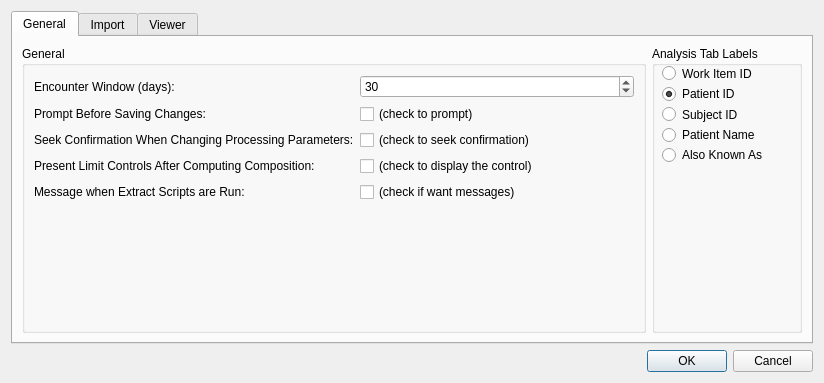
<?xml version="1.0" encoding="UTF-8"?>
<ui version="4.0">
 <class>systemPreferences</class>
 <widget class="QDialog" name="systemPreferences">
  <property name="geometry">
   <rect>
    <x>0</x>
    <y>0</y>
    <width>824</width>
    <height>383</height>
   </rect>
  </property>
  <property name="sizePolicy">
   <sizepolicy hsizetype="Expanding" vsizetype="Expanding">
    <horstretch>0</horstretch>
    <verstretch>0</verstretch>
   </sizepolicy>
  </property>
  <property name="windowTitle">
   <string>System Preferences</string>
  </property>
  <layout class="QGridLayout" name="gridLayout">
   <item row="2" column="0">
    <widget class="QDialogButtonBox" name="buttonBox">
     <property name="orientation">
      <enum>Qt::Horizontal</enum>
     </property>
     <property name="standardButtons">
      <set>QDialogButtonBox::Cancel|QDialogButtonBox::Ok</set>
     </property>
    </widget>
   </item>
   <item row="1" column="0">
    <widget class="QTabWidget" name="tabWidget">
     <property name="currentIndex">
      <number>0</number>
     </property>
     <widget class="QWidget" name="generalTab">
      <attribute name="title">
       <string>General</string>
      </attribute>
      <layout class="QGridLayout" name="gridLayout_2">
       <item row="0" column="1">
        <widget class="QGroupBox" name="analysisTabLabelsGroupBox">
         <property name="minimumSize">
          <size>
           <width>150</width>
           <height>0</height>
          </size>
         </property>
         <property name="maximumSize">
          <size>
           <width>16777215</width>
           <height>16777215</height>
          </size>
         </property>
         <property name="title">
          <string>Analysis Tab Labels</string>
         </property>
         <widget class="QWidget" name="layoutWidget">
          <property name="geometry">
           <rect>
            <x>10</x>
            <y>20</y>
            <width>116</width>
            <height>96</height>
           </rect>
          </property>
          <layout class="QVBoxLayout" name="analysisTabLabelsVerticalLayout">
           <item>
            <widget class="QRadioButton" name="labelTabsWithWorkItemID">
             <property name="text">
              <string>Work Item ID</string>
             </property>
            </widget>
           </item>
           <item>
            <widget class="QRadioButton" name="labelTabsWithIndividualID">
             <property name="text">
              <string>Patient ID</string>
             </property>
             <property name="checked">
              <bool>true</bool>
             </property>
            </widget>
           </item>
           <item>
            <widget class="QRadioButton" name="labelTabsWithSubjectID">
             <property name="text">
              <string>Subject ID</string>
             </property>
            </widget>
           </item>
           <item>
            <widget class="QRadioButton" name="labelTabsWithPatientName">
             <property name="text">
              <string>Patient Name</string>
             </property>
            </widget>
           </item>
           <item>
            <widget class="QRadioButton" name="labelTabsWithAlsoKnownAs">
             <property name="text">
              <string>Also Known As</string>
             </property>
            </widget>
           </item>
          </layout>
         </widget>
        </widget>
       </item>
       <item row="0" column="0">
        <widget class="QGroupBox" name="generalGroupBox">
         <property name="title">
          <string>General</string>
         </property>
         <layout class="QFormLayout" name="formLayout_2">
          <item row="0" column="0">
           <widget class="QLabel" name="encounterWindowLabel">
            <property name="text">
             <string>Encounter Window (days):</string>
            </property>
           </widget>
          </item>
          <item row="0" column="1">
           <widget class="QSpinBox" name="encounterWindow">
            <property name="singleStep">
             <number>1</number>
            </property>
            <property name="value">
             <number>30</number>
            </property>
           </widget>
          </item>
          <item row="1" column="0">
           <widget class="QLabel" name="savePromptPreferenceLabel">
            <property name="sizePolicy">
             <sizepolicy hsizetype="Expanding" vsizetype="Preferred">
              <horstretch>0</horstretch>
              <verstretch>0</verstretch>
             </sizepolicy>
            </property>
            <property name="text">
             <string>Prompt Before Saving Changes:</string>
            </property>
           </widget>
          </item>
          <item row="1" column="1">
           <widget class="QCheckBox" name="promptBeforeSave">
            <property name="sizePolicy">
             <sizepolicy hsizetype="Expanding" vsizetype="Fixed">
              <horstretch>0</horstretch>
              <verstretch>0</verstretch>
             </sizepolicy>
            </property>
            <property name="text">
             <string>(check to prompt)</string>
            </property>
           </widget>
          </item>
          <item row="2" column="0">
           <widget class="QLabel" name="saveConfirmWhenSetProcessingParametersPreferenceLabel">
            <property name="sizePolicy">
             <sizepolicy hsizetype="Expanding" vsizetype="Preferred">
              <horstretch>0</horstretch>
              <verstretch>0</verstretch>
             </sizepolicy>
            </property>
            <property name="text">
             <string>Seek Confirmation When Changing Processing Parameters:</string>
            </property>
           </widget>
          </item>
          <item row="2" column="1">
           <widget class="QCheckBox" name="confirmWhenSetProcessingParameters">
            <property name="sizePolicy">
             <sizepolicy hsizetype="Expanding" vsizetype="Fixed">
              <horstretch>0</horstretch>
              <verstretch>0</verstretch>
             </sizepolicy>
            </property>
            <property name="text">
             <string>(check to seek confirmation)</string>
            </property>
           </widget>
          </item>
          <item row="3" column="0">
           <widget class="QLabel" name="savepresentCompositionControlPreferenceLabel">
            <property name="sizePolicy">
             <sizepolicy hsizetype="Expanding" vsizetype="Preferred">
              <horstretch>0</horstretch>
              <verstretch>0</verstretch>
             </sizepolicy>
            </property>
            <property name="text">
             <string>Present Limit Controls After Computing Composition:</string>
            </property>
           </widget>
          </item>
          <item row="3" column="1">
           <widget class="QCheckBox" name="presentCompositionControl">
            <property name="sizePolicy">
             <sizepolicy hsizetype="Expanding" vsizetype="Fixed">
              <horstretch>0</horstretch>
              <verstretch>0</verstretch>
             </sizepolicy>
            </property>
            <property name="text">
             <string>(check to display the control)</string>
            </property>
           </widget>
          </item>
          <item row="4" column="0">
           <widget class="QLabel" name="backdoorMessagePreferenceLabel">
            <property name="sizePolicy">
             <sizepolicy hsizetype="Expanding" vsizetype="Preferred">
              <horstretch>0</horstretch>
              <verstretch>0</verstretch>
             </sizepolicy>
            </property>
            <property name="text">
             <string>Message when Extract Scripts are Run:</string>
            </property>
           </widget>
          </item>
          <item row="4" column="1">
           <widget class="QCheckBox" name="displayExtractMessages">
            <property name="sizePolicy">
             <sizepolicy hsizetype="Expanding" vsizetype="Fixed">
              <horstretch>0</horstretch>
              <verstretch>0</verstretch>
             </sizepolicy>
            </property>
            <property name="text">
             <string>(check if want messages)</string>
            </property>
           </widget>
          </item>
         </layout>
        </widget>
       </item>
      </layout>
     </widget>
     <widget class="QWidget" name="importTab">
      <attribute name="title">
       <string>Import</string>
      </attribute>
      <widget class="QGroupBox" name="importGroupBox">
       <property name="geometry">
        <rect>
         <x>10</x>
         <y>0</y>
         <width>771</width>
         <height>301</height>
        </rect>
       </property>
       <property name="title">
        <string>Import</string>
       </property>
       <widget class="QDoubleSpinBox" name="recentlyImportedImages">
        <property name="geometry">
         <rect>
          <x>230</x>
          <y>37</y>
          <width>191</width>
          <height>24</height>
         </rect>
        </property>
        <property name="value">
         <double>3.000000000000000</double>
        </property>
       </widget>
       <widget class="QLabel" name="recentlyImportedImagesLabel">
        <property name="geometry">
         <rect>
          <x>20</x>
          <y>40</y>
          <width>200</width>
          <height>16</height>
         </rect>
        </property>
        <property name="text">
         <string>Recently Imported Images (days)</string>
        </property>
       </widget>
       <widget class="QCheckBox" name="requireOriginalCheckBox">
        <property name="geometry">
         <rect>
          <x>20</x>
          <y>100</y>
          <width>441</width>
          <height>20</height>
         </rect>
        </property>
        <property name="text">
         <string>Require Pixel Data ORIGINAL</string>
        </property>
       </widget>
       <widget class="QCheckBox" name="excludeLocalizerCheckBox">
        <property name="geometry">
         <rect>
          <x>20</x>
          <y>130</y>
          <width>451</width>
          <height>20</height>
         </rect>
        </property>
        <property name="text">
         <string>Exclude Image Specialization LOCALIZER</string>
        </property>
       </widget>
       <widget class="QCheckBox" name="excludePreContrastCheckBox">
        <property name="geometry">
         <rect>
          <x>20</x>
          <y>160</y>
          <width>451</width>
          <height>20</height>
         </rect>
        </property>
        <property name="text">
         <string>Exclude Image Specialization PRE_CONTRAST</string>
        </property>
       </widget>
       <widget class="QCheckBox" name="importFoldersRecursivelyCheckBox">
        <property name="geometry">
         <rect>
          <x>20</x>
          <y>70</y>
          <width>441</width>
          <height>20</height>
         </rect>
        </property>
        <property name="text">
         <string>Import Folders Recursively</string>
        </property>
       </widget>
      </widget>
     </widget>
     <widget class="QWidget" name="viewerTab">
      <attribute name="title">
       <string>Viewer</string>
      </attribute>
      <layout class="QGridLayout" name="gridLayout_3">
       <item row="0" column="1">
        <widget class="QGroupBox" name="keyAssignmentsGroupBox">
         <property name="sizePolicy">
          <sizepolicy hsizetype="Expanding" vsizetype="Expanding">
           <horstretch>0</horstretch>
           <verstretch>0</verstretch>
          </sizepolicy>
         </property>
         <property name="minimumSize">
          <size>
           <width>150</width>
           <height>0</height>
          </size>
         </property>
         <property name="maximumSize">
          <size>
           <width>16777215</width>
           <height>16777215</height>
          </size>
         </property>
         <property name="title">
          <string>Key Assignments</string>
         </property>
        </widget>
       </item>
       <item row="0" column="0">
        <widget class="QGroupBox" name="interactionGroupBox">
         <property name="title">
          <string>Interaction</string>
         </property>
         <layout class="QFormLayout" name="formLayout">
          <item row="0" column="0">
           <widget class="QLabel" name="targetDefineIntensityWindowLabel">
            <property name="text">
             <string>Initializer Intensity Window:</string>
            </property>
           </widget>
          </item>
          <item row="0" column="1">
           <widget class="QDoubleSpinBox" name="targetDefineIntensityWindow">
            <property name="maximum">
             <double>1000000000.000000000000000</double>
            </property>
            <property name="value">
             <double>400.000000000000000</double>
            </property>
           </widget>
          </item>
         </layout>
        </widget>
       </item>
      </layout>
     </widget>
    </widget>
   </item>
  </layout>
 </widget>
 <resources/>
 <connections>
  <connection>
   <sender>buttonBox</sender>
   <signal>accepted()</signal>
   <receiver>systemPreferences</receiver>
   <slot>accept()</slot>
   <hints>
    <hint type="sourcelabel">
     <x>248</x>
     <y>254</y>
    </hint>
    <hint type="destinationlabel">
     <x>157</x>
     <y>274</y>
    </hint>
   </hints>
  </connection>
  <connection>
   <sender>buttonBox</sender>
   <signal>rejected()</signal>
   <receiver>systemPreferences</receiver>
   <slot>reject()</slot>
   <hints>
    <hint type="sourcelabel">
     <x>316</x>
     <y>260</y>
    </hint>
    <hint type="destinationlabel">
     <x>286</x>
     <y>274</y>
    </hint>
   </hints>
  </connection>
 </connections>
</ui>
